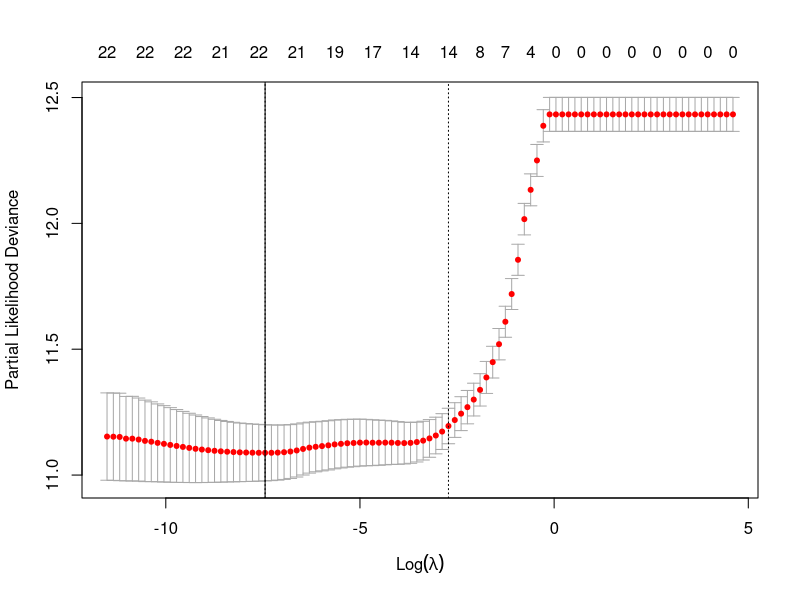
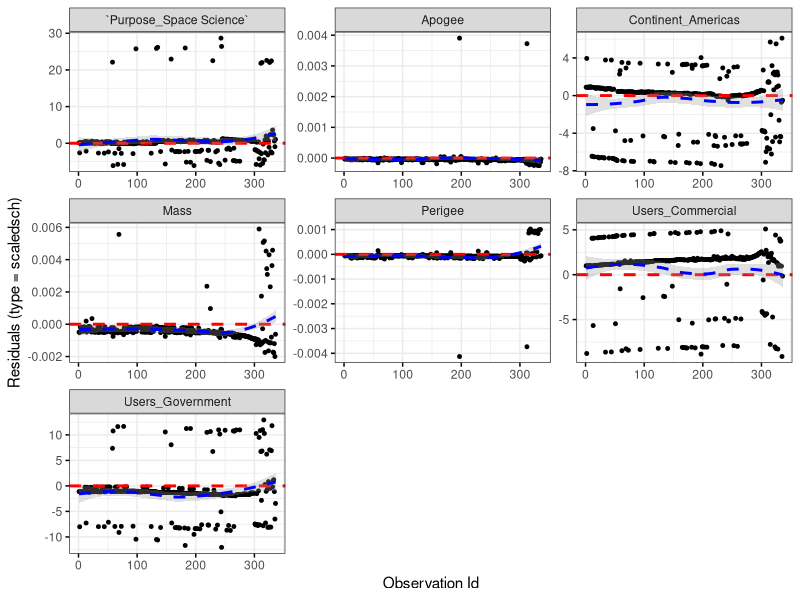
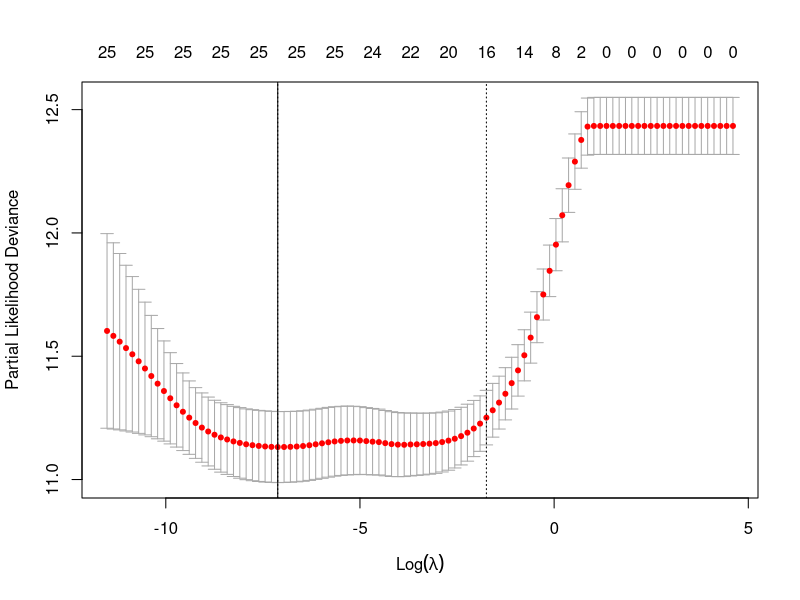
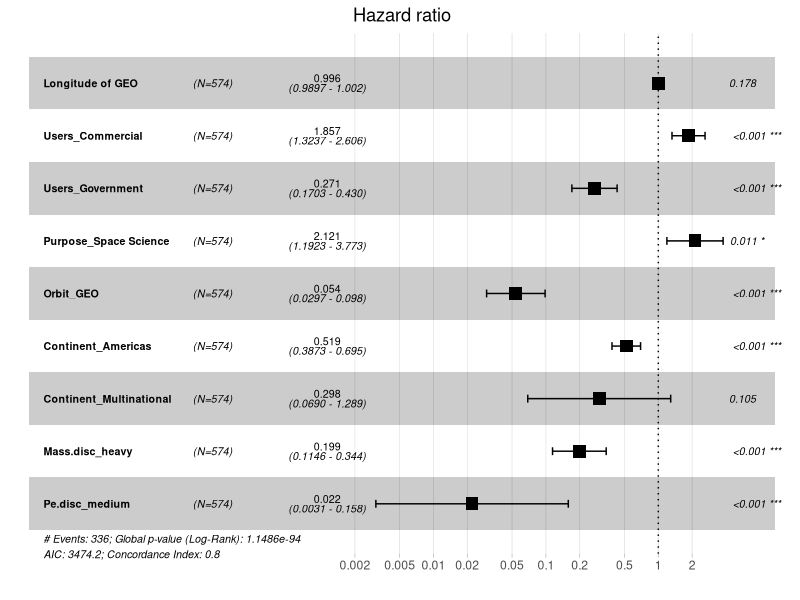
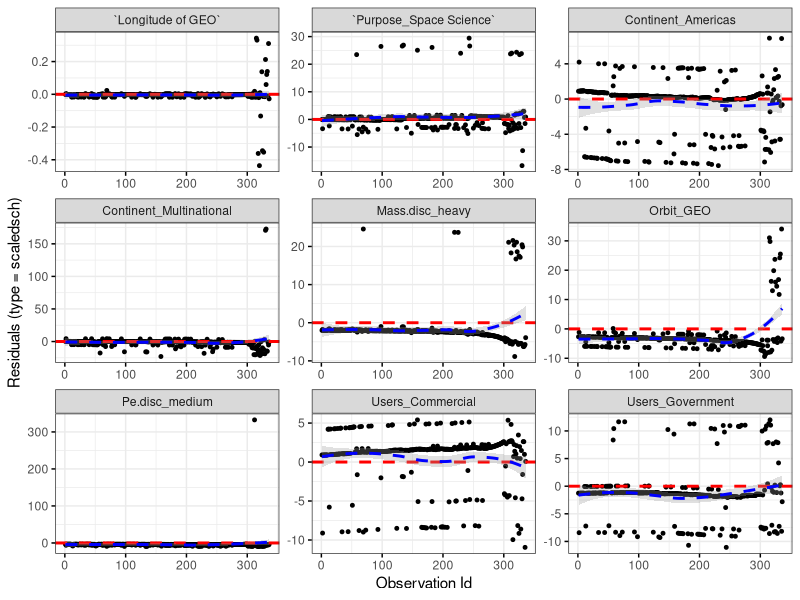
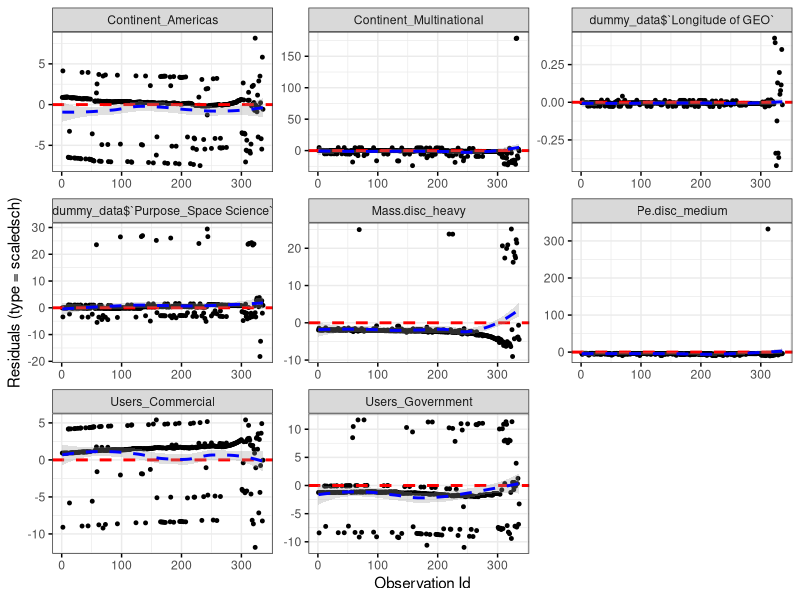
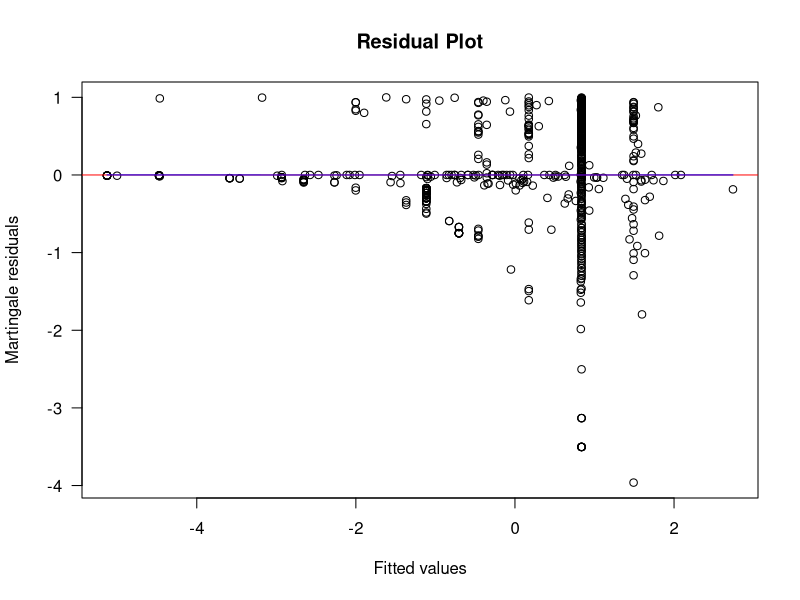
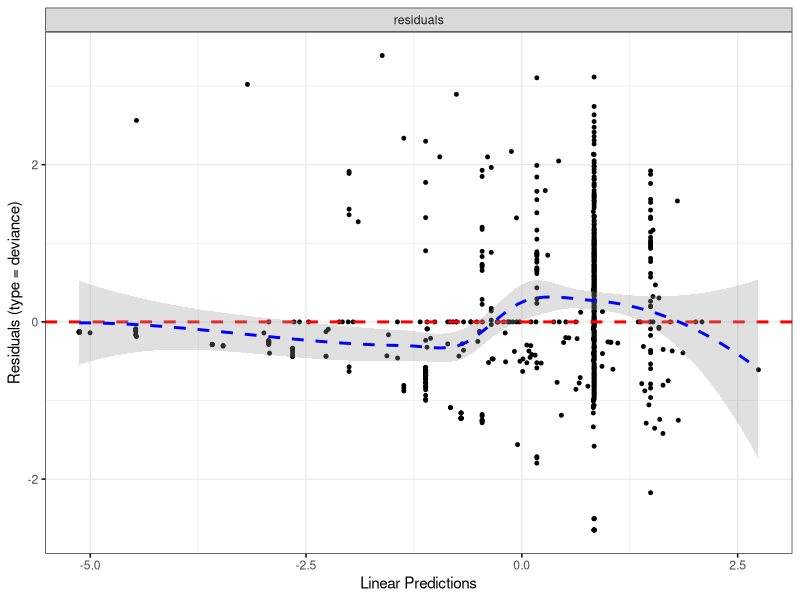

The R script that drew these images, in order: (Note: this script raises an error after producing the figures.)
## ---- chunk 1
library(readxl)
data <- read_excel("../Dataset/TrainingSet.xlsx", col_names = TRUE)
## ---- chunk 2
library(readxl)
library(survival)
library(survminer)
library(dplyr) 
library(ggplot2)
library(knitr)
library(broom)
library(tidyr)
## ---- chunk 3
summary(data)
## ---- chunk 4
data$Country <- factor(data$Country, ordered = F)
print('Country')
table(data$Country)

data$Continent <- factor(data$Continent, ordered = F)
print('Continent')
table(data$Continent)

data$Users <- factor(data$Users, ordered = F)
print('Users')
table(data$Users)

data$Purpose <- factor(data$Purpose, ordered = F)
print('Purpose')
table(data$Purpose)

data$Orbit <- factor(data$Orbit, ordered = F)
print('Class of Orbit')
table(data$Orbit)

data$Status <- factor(data$Status, ordered = F)
print('Status')
table(data$Status)
## ---- chunk 5
set.seed(0)
data <- data[sample(nrow(data)), ]
## ---- chunk 6
#install.packages("fastDummies")
library(fastDummies)

# USERS : Levels: Civil Commercial Government Military

dummy_data <- dummy_cols(data, select_columns = "Users", remove_first_dummy = TRUE)

# PURPOSE : Levels: Communications Earth Observation Navigation Space Science Technology Development

dummy_data <- dummy_cols(dummy_data, select_columns = "Purpose", remove_first_dummy = TRUE)


# ORBIT : Levels: Elliptical GEO LEO MEO

dummy_data <- dummy_cols(dummy_data, select_columns = "Orbit", remove_first_dummy = TRUE)


# CONTINENT: Levels: Africa Americas Asia Europe Multinational Oceania

dummy_data <- dummy_cols(dummy_data, select_columns = "Continent", remove_first_dummy = TRUE)


# dataset senza Purpose, Users, Continent and Orbit

dummy_data <- dummy_data[,c(1:2,6:17,19:33)]

## ---- chunk 7
library(glmnet)
time <- dummy_data$`Effective Lifetime`
status <- dummy_data$Status

covariates <-
  c(
    "Longitude of GEO" ,
    "Perigee" ,
    "Apogee",
    "Eccentricity" ,
    "Inclination",
    "Period",
    "Mass",
    "Users_Commercial",
    "Users_Government",
    "Users_Military",
    "Purpose_Earth Observation",
    "Purpose_Navigation",
    "Purpose_Space Science",
    "Purpose_Technology Development",
    "Orbit_GEO",
    "Orbit_LEO",
    "Orbit_MEO",
    "Continent_Americas",
    "Continent_Asia",
    "Continent_Europe",
    "Continent_Multinational",
    "Continent_Oceania"
  )

n_coef = length(covariates)
lambda.grid <- 10^seq(2, -5 ,length = 100)

# Adatta un modello di regressione di Cox penalizzato usando glmnet
# alpha = 1 per la penalizzazione L2 (Ridge)
# alpha = 0 per la penalizzazione L1 (Lasso)

cox_model <- cv.glmnet(x = as.matrix(dummy_data[,covariates]), y = Surv(time,status == 'retired'), family = "cox", alpha = 0.6, lambda = lambda.grid)

# PROVA A CAMBIARE VALORE DI ALPHA ---> ELASTIC NET FORSE è MEGLIO

print(cox_model)

bestlambda <- cox_model$lambda.min # con lasso lambda è quasi zero
plot(cox_model)
abline(v=log(bestlambda), lty=1)

fitAtLmin <- glmnet(x = as.matrix(dummy_data[,covariates]),  y = Surv(time,status == 'retired') ,family="cox",lambda=bestlambda)
coef <- coef(fitAtLmin)

## ---- chunk 8
time <- dummy_data$`Effective Lifetime`
Status <- dummy_data$Status

variable_sel <-c(  # con coef != 0
    "Perigee",
    "Apogee",
    "Inclination",
    "Mass",
    "Users_Commercial",
    "Users_Government",
    "Purpose_Earth Observation",
    "Purpose_Navigation",
    "Purpose_Space Science",
    "Purpose_Technology Development",
    "Continent_Americas",
    "Continent_Asia",
    "Continent_Multinational"
    )

cox1 <- coxph(Surv(time, Status == 'retired') ~ . , data = dummy_data[,variable_sel])
summary(cox1)
## ---- chunk 9
time <- dummy_data$`Effective Lifetime`
Status <- dummy_data$Status

variable_sel <-c(  # con coef != 0
    "Perigee",
    "Apogee",
    "Inclination",
    "Mass",
    "Users_Commercial",
    "Users_Government",
    "Purpose_Earth Observation",
    "Purpose_Space Science",
    "Purpose_Technology Development",
    "Continent_Americas",
    "Continent_Asia",
    "Continent_Multinational"
    )

cox2 <- coxph(Surv(time, Status == 'retired') ~ . , data = dummy_data[,variable_sel])
summary(cox2)
## ---- chunk 10
time <- dummy_data$`Effective Lifetime`
Status <- dummy_data$Status

variable_sel <-c(  # con coef != 0
    "Perigee",
    "Apogee",
    "Mass",
    "Users_Commercial",
    "Users_Government",
    "Purpose_Earth Observation",
    "Purpose_Space Science",
    "Purpose_Technology Development",
    "Continent_Americas",
    "Continent_Asia",
    "Continent_Multinational"
    )

cox3 <- coxph(Surv(time, Status == 'retired') ~ . , data = dummy_data[,variable_sel])
summary(cox3)
## ---- chunk 11
time <- dummy_data$`Effective Lifetime`
Status <- dummy_data$Status

variable_sel <-c(  # con coef != 0
    "Perigee",
    "Apogee",
    "Mass",
    "Users_Commercial",
    "Users_Government",
    "Purpose_Earth Observation",
    "Purpose_Space Science",
    "Purpose_Technology Development",
    "Continent_Americas",
    "Continent_Multinational"
    )

cox4 <- coxph(Surv(time, Status == 'retired') ~ . , data = dummy_data[,variable_sel])
summary(cox4)
## ---- chunk 12
time <- dummy_data$`Effective Lifetime`
Status <- dummy_data$Status

variable_sel <-c(  # con coef != 0
    "Perigee",
    "Apogee",
    "Mass",
    "Users_Commercial",
    "Users_Government",
    "Purpose_Earth Observation",
    "Purpose_Space Science",
    "Purpose_Technology Development",
    "Continent_Americas"    )

cox5 <- coxph(Surv(time, Status == 'retired') ~ . , data = dummy_data[,variable_sel])
summary(cox5)
## ---- chunk 13
time <- dummy_data$`Effective Lifetime`
Status <- dummy_data$Status


variable_sel <-c(  # con coef != 0
    "Perigee",
    "Apogee",
    "Mass",
    "Users_Commercial",
    "Users_Government",
    "Purpose_Space Science",
    "Purpose_Technology Development",
    "Continent_Americas"    )

cox6 <- coxph(Surv(time, Status == 'retired') ~ . , data = dummy_data[,variable_sel])
summary(cox6)
## ---- chunk 14
time <- dummy_data$`Effective Lifetime`
Status <- dummy_data$Status


variable_sel <-c(  # con coef != 0
    "Perigee",
    "Apogee",
    "Mass",
    "Users_Commercial",
    "Users_Government",
    "Purpose_Space Science",
    "Continent_Americas"    )

cox7 <- coxph(Surv(time, Status == 'retired') ~ . , data = dummy_data[,variable_sel])
summary(cox7)
## ---- chunk 15
test <- cox.zph(cox7)
test


# Residui
ggcoxdiagnostics(cox7, type = "scaledsch")
## ---- chunk 16
time <- dummy_data$`Effective Lifetime`
Status <- dummy_data$Status


variable_sel <-c(  # con coef != 0
    "Perigee",
    "Apogee",
    "Mass",
    "Users_Commercial",
    "Users_Government",
    "Purpose_Space Science",
    "Continent_Americas"    )

cox7 <- coxph(Surv(time, Status == 'retired') ~ strata(Perigee) + Apogee + Mass +Users_Commercial+  Users_Government +
              dummy_data$`Purpose_Earth Observation` + Continent_Americas, data = dummy_data)
summary(cox7)
## ---- chunk 17
Massa.disc <- cut(data$Mass, breaks=c(0, 1000, Inf), labels=c("light", "heavy"))
dummy_data$Mass.disc <- Massa.disc

## ---- chunk 18
Per.disc <- cut(data$Period, breaks=c(0, 500, 1000, Inf), labels=c("short", "medium", "long"))
dummy_data$Per.disc <- Per.disc

## ---- chunk 19
Inc.disc <- cut(data$Inclination, breaks=c(-Inf, 40, 70, Inf), labels=c("low", "medium", "high"))
dummy_data$Inc.disc <- Inc.disc

## ---- chunk 20
Ap.disc <- cut(data$Apogee, breaks=c(0, 25000, Inf), labels=c("low", "high"))
dummy_data$Ap.disc <- Ap.disc

## ---- chunk 21
Pe.disc <- cut(data$Perigee, breaks=c(0, 5000, 25000, Inf), labels=c("low","medium","high"))
dummy_data$Pe.disc <- Pe.disc

## ---- chunk 22

# MASS: Levels: light heavy

dummy_data <- dummy_cols(dummy_data, select_columns = "Mass.disc", remove_first_dummy = TRUE)

# PERIOD: Levels: short medium long 

dummy_data <- dummy_cols(dummy_data, select_columns = "Per.disc", remove_first_dummy = TRUE)

# INCLINATION: Levels: low medium high 

dummy_data <- dummy_cols(dummy_data, select_columns = "Inc.disc", remove_first_dummy = TRUE)

# PERIGEE: Levels: low medium high  

dummy_data <- dummy_cols(dummy_data, select_columns = "Pe.disc", remove_first_dummy = TRUE)

# APOGEE: Levels: low high

dummy_data <- dummy_cols(dummy_data, select_columns = "Ap.disc", remove_first_dummy = TRUE)
## ---- chunk 23
# dataset senza Purpose, Users, Continent, Orbit, Mass, Period,  Inclination, Apogee and Perigee

dummy_data <- dummy_data[,c(1:3,6,9:12, 15:29, 35:42)]

## ---- chunk 24
library(glmnet)
time <- dummy_data$`Effective Lifetime`
status <- dummy_data$Status

covariates <-
  c(
    "Longitude of GEO" ,
    "Eccentricity" ,
    "Users_Commercial",
    "Users_Government",
    "Users_Military",
    "Purpose_Earth Observation",
    "Purpose_Navigation",
    "Purpose_Space Science",
    "Purpose_Technology Development",
    "Orbit_GEO",
    "Orbit_LEO",
    "Orbit_MEO",
    "Continent_Americas",
    "Continent_Asia",
    "Continent_Europe",
    "Continent_Multinational",
    "Continent_Oceania",
    "Mass.disc_heavy",
    "Per.disc_medium",
    "Per.disc_long",
    "Inc.disc_medium",
    "Inc.disc_high" ,
    "Pe.disc_medium",
    "Pe.disc_high",
    "Ap.disc_high"
  )

n_coef = length(covariates)
lambda.grid <- 10^seq(2, -5 ,length = 100)

# Adatta un modello di regressione di Cox penalizzato usando glmnet
# alpha = 1 per la penalizzazione L2 (Ridge)
# alpha = 0 per la penalizzazione L1 (Lasso)

cox_model <- cv.glmnet(x = as.matrix(dummy_data[,covariates]), y = Surv(time,status == 'retired'), family = "cox", alpha = 0.2, lambda = lambda.grid)

# PROVA A CAMBIARE VALORE DI ALPHA ---> ELASTIC NET FORSE è MEGLIO

print(cox_model)

bestlambda <- cox_model$lambda.min # con lasso lambda è quasi zero
plot(cox_model)
abline(v=log(bestlambda), lty=1)

fitAtLmin <- glmnet(x = as.matrix(dummy_data[,covariates]),  y = Surv(time,status == 'retired') ,family="cox",lambda=bestlambda)
coef <- coef(fitAtLmin)

## ---- chunk 25
time <- dummy_data$`Effective Lifetime`
Status <- dummy_data$Status


variable_sel <- c(
  # con coef != 0
  'Longitude of GEO',
  'Users_Commercial',
  'Users_Government',
  'Purpose_Earth Observation',
  'Purpose_Navigation',
  'Purpose_Space Science',
  'Purpose_Technology Development',
  'Orbit_GEO',
  'Orbit_LEO' ,
  'Continent_Americas',
  'Continent_Asia',
  'Continent_Multinational',
  'Mass.disc_heavy',
  'Inc.disc_medium',
  'Pe.disc_medium',
  'Pe.disc_high',
  'Ap.disc_high'
)

cox1 <- coxph(Surv(time, Status == 'retired') ~ . , data = dummy_data[,variable_sel])
summary(cox1)

## ---- chunk 26
time <- dummy_data$`Effective Lifetime`
Status <- dummy_data$Status


variable_sel <- c(
  # con coef != 0
  'Longitude of GEO',
  'Users_Commercial',
  'Users_Government',
  'Purpose_Earth Observation',
  'Purpose_Navigation',
  'Purpose_Space Science',
  'Purpose_Technology Development',
  'Orbit_GEO',
  'Orbit_LEO' ,
  'Continent_Americas',
  'Continent_Asia',
  'Continent_Multinational',
  'Mass.disc_heavy',
  'Inc.disc_medium',
  'Pe.disc_medium',
  'Ap.disc_high'
)

cox2 <- coxph(Surv(time, Status == 'retired') ~ . , data = dummy_data[,variable_sel])
summary(cox2)

## ---- chunk 27
time <- dummy_data$`Effective Lifetime`
Status <- dummy_data$Status


variable_sel <- c(
  # con coef != 0
  'Longitude of GEO',
  'Users_Commercial',
  'Users_Government',
  'Purpose_Earth Observation',
  'Purpose_Space Science',
  'Purpose_Technology Development',
  'Orbit_GEO',
  'Orbit_LEO' ,
  'Continent_Americas',
  'Continent_Asia',
  'Continent_Multinational',
  'Mass.disc_heavy',
  'Inc.disc_medium',
  'Pe.disc_medium',
  'Ap.disc_high'
)

cox3 <- coxph(Surv(time, Status == 'retired') ~ . , data = dummy_data[,variable_sel])
summary(cox3)

## ---- chunk 28
time <- dummy_data$`Effective Lifetime`
Status <- dummy_data$Status


variable_sel <- c(
  # con coef != 0
  'Longitude of GEO',
  'Users_Commercial',
  'Users_Government',
  'Purpose_Earth Observation',
  'Purpose_Space Science',
  'Purpose_Technology Development',
  'Orbit_GEO',
  'Orbit_LEO' ,
  'Continent_Americas',
  'Continent_Asia',
  'Continent_Multinational',
  'Mass.disc_heavy',
  'Inc.disc_medium',
  'Pe.disc_medium'
)

cox4 <- coxph(Surv(time, Status == 'retired') ~ . , data = dummy_data[,variable_sel])
summary(cox4)

## ---- chunk 29
time <- dummy_data$`Effective Lifetime`
Status <- dummy_data$Status


variable_sel <- c(
  # con coef != 0
  'Longitude of GEO',
  'Users_Commercial',
  'Users_Government',
  'Purpose_Earth Observation',
  'Purpose_Space Science',
  'Purpose_Technology Development',
  'Orbit_GEO',
  'Continent_Americas',
  'Continent_Asia',
  'Continent_Multinational',
  'Mass.disc_heavy',
  'Inc.disc_medium',
  'Pe.disc_medium'
)

cox5 <- coxph(Surv(time, Status == 'retired') ~ . , data = dummy_data[,variable_sel])
summary(cox5)

## ---- chunk 30
time <- dummy_data$`Effective Lifetime`
Status <- dummy_data$Status


variable_sel <- c(
  # con coef != 0
  'Longitude of GEO',
  'Users_Commercial',
  'Users_Government',
  'Purpose_Earth Observation',
  'Purpose_Space Science',
  'Purpose_Technology Development',
  'Orbit_GEO',
  'Continent_Americas',
  'Continent_Asia',
  'Continent_Multinational',
  'Mass.disc_heavy',
  'Pe.disc_medium'
)

cox6 <- coxph(Surv(time, Status == 'retired') ~ . , data = dummy_data[,variable_sel])
summary(cox6)

## ---- chunk 31
time <- dummy_data$`Effective Lifetime`
Status <- dummy_data$Status


variable_sel <- c(
  # con coef != 0
  'Longitude of GEO',
  'Users_Commercial',
  'Users_Government',
  'Purpose_Earth Observation',
  'Purpose_Space Science',
  'Purpose_Technology Development',
  'Orbit_GEO',
  'Continent_Americas',
  'Continent_Multinational',
  'Mass.disc_heavy',
  'Pe.disc_medium'
)

cox7 <- coxph(Surv(time, Status == 'retired') ~ . , data = dummy_data[,variable_sel])
summary(cox7)

## ---- chunk 32
time <- dummy_data$`Effective Lifetime`
Status <- dummy_data$Status


variable_sel <- c(
  # con coef != 0
  'Longitude of GEO',
  'Users_Commercial',
  'Users_Government',
  'Purpose_Space Science',
  'Purpose_Technology Development',
  'Orbit_GEO',
  'Continent_Americas',
  'Continent_Multinational',
  'Mass.disc_heavy',
  'Pe.disc_medium'
)

cox8 <- coxph(Surv(time, Status == 'retired') ~ . , data = dummy_data[,variable_sel])
summary(cox8)

## ---- chunk 33
time <- dummy_data$`Effective Lifetime`
Status <- dummy_data$Status


variable_sel <- c(
  # con coef != 0
  'Longitude of GEO',
  'Users_Commercial',
  'Users_Government',
  'Purpose_Space Science',
  'Orbit_GEO',
  'Continent_Americas',
  'Continent_Multinational',
  'Mass.disc_heavy',
  'Pe.disc_medium'
)

cox9 <- coxph(Surv(time, Status == 'retired') ~ . , data = dummy_data[,variable_sel])
summary(cox9)

## ---- chunk 34
ggforest(cox9, data=dummy_data[,variable_sel])

## ---- chunk 35
test <- cox.zph(cox9)
test


# Residui
ggcoxdiagnostics(cox9, type = "scaledsch")
## ---- chunk 36
time <- dummy_data$`Effective Lifetime`
Status <- dummy_data$Status


variable_sel <- c(
  # con coef != 0
  'Longitude of GEO',
  'Users_Commercial',
  'Users_Government',
  'Purpose_Space Science',
  'Orbit_GEO',
  'Continent_Americas',
  'Continent_Multinational',
  'Mass.disc_heavy',
  'Pe.disc_medium'
)

cox9 <-
  coxph(
    Surv(time, Status == 'retired') ~ dummy_data$`Longitude of GEO` + Users_Commercial + Users_Government + dummy_data$`Purpose_Space Science` + strata(Orbit_GEO) + Continent_Americas + Continent_Multinational + Mass.disc_heavy +                                           Pe.disc_medium , data = dummy_data)
summary(cox9)

## ---- chunk 37
test <- cox.zph(cox9)
test


# Residui
ggcoxdiagnostics(cox9, type = "scaledsch")
## ---- chunk 38
plot(predict(cox9), residuals(cox9, type='martingale'),
     xlab='Fitted values', ylab='Martingale residuals', main='Residual Plot', las=1)
# Add a line for residual=0
abline(h=0, col='red')
# Fit a smoother for the points
lines(smooth.spline(predict(cox9), residuals(cox9, type='martingale')), col='blue')
## ---- chunk 39
ggcoxdiagnostics(cox9, type = "deviance")

## ---- chunk 40
time <- dummy_data$`Effective Lifetime`
Status <- dummy_data$Status


variable_sel <- c(
  # con coef != 0
  'Longitude of GEO',
  'Users_Commercial',
  'Users_Government',
  'Purpose_Space Science',
  'Orbit_GEO',
  'Continent_Americas',
  'Continent_Multinational',
  'Mass.disc_heavy',
  'Pe.disc_medium'
)

cox9 <-
  coxph(
    Surv(time, Status == 'retired') ~ dummy_data$`Longitude of GEO` + Users_Commercial + strata(Users_Government) + dummy_data$`Purpose_Space Science` + strata(Orbit_GEO) + Continent_Americas + Continent_Multinational + Mass.disc_heavy +                                           Pe.disc_medium , data = dummy_data)
summary(cox9)

## ---- chunk 41
test <- cox.zph(cox9)
test


# Residui
ggcoxdiagnostics(cox9, type = "scaledsch")  
## ---- chunk 42
ggcoxdiagnostics(cox9, type = "deviance")

## ---- chunk 43
new_dataset <- # scegliere satelliti significativi
## ---- chunk 44
fit <- survfit(cox9, newdata = new_dataset)
print(fit) # qui mi dà le nuove hazard function -> funzione del rischio di morte 

# stima del tempo di vita mediano
median_survival_time <- quantile(fit, probs = 0.5)
print(median_survival_time)

## ---- chunk 45
